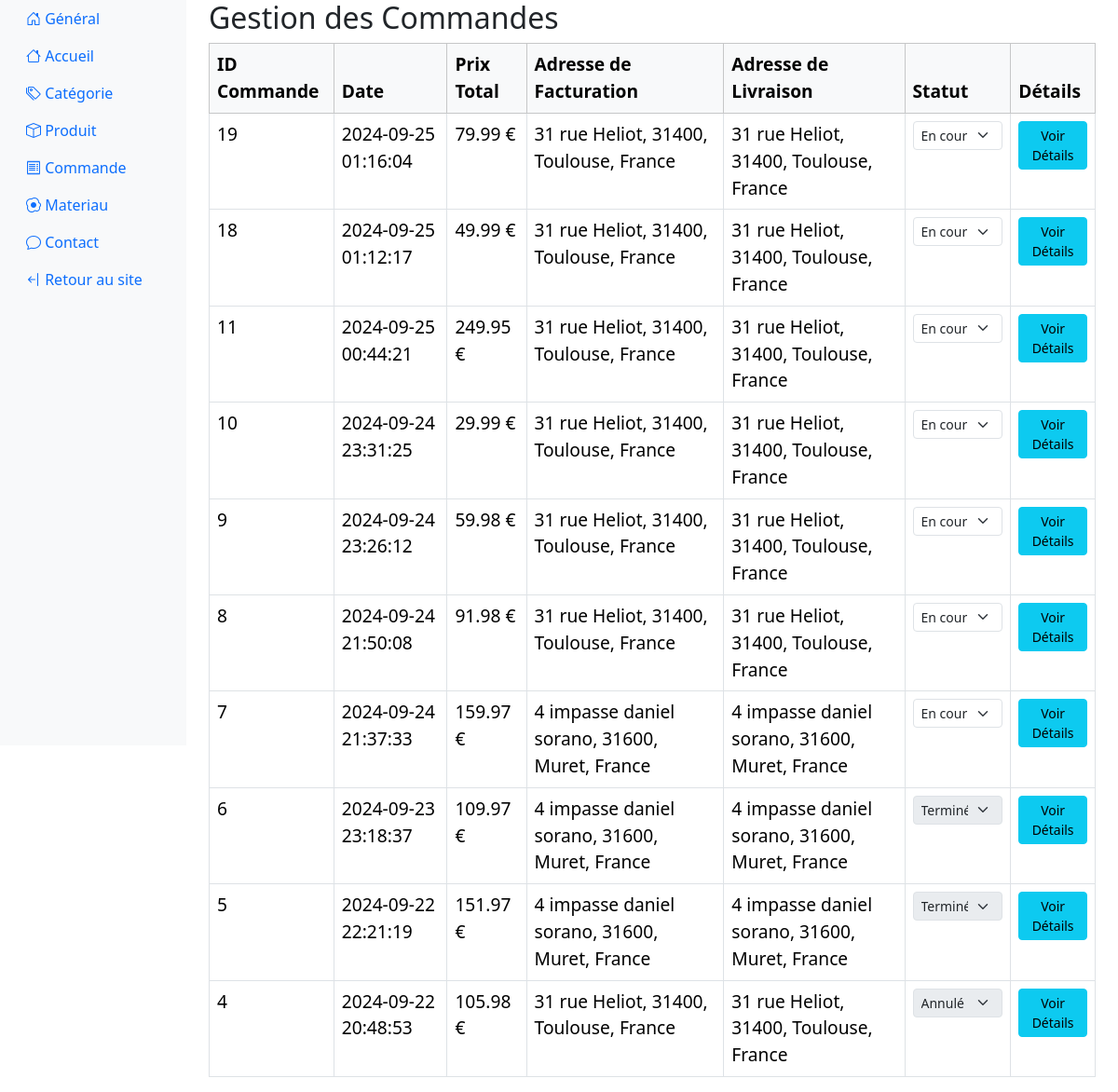
The page /PHP/FrontEnd/BackOffice/backoffice-commande.php (signed in) on the database its author committed.
### tables this page shows
CREATE TABLE `commande` (
  `commande_id` int(11) NOT NULL,
  `commande_etat` varchar(30) NOT NULL DEFAULT 'En cours',
  `commande_date_crea` datetime DEFAULT NULL,
  `commande_date_envoi` datetime DEFAULT NULL,
  `adresse_livraison_id` int(11) NOT NULL,
  `adresse_facturation_id` int(11) NOT NULL,
  `paiement_id` int(11) NOT NULL,
  `utilisateur_id` int(11) NOT NULL
);

### PHP/FrontEnd/BackOffice/backoffice-commande.php (the view, shortened to what this page needs)
<?php
include '../../Fonction/element.php';
$dbh = connexion_bdd();
$sql = "
SELECT
    c.commande_id,
    c.commande_date_crea,
    c.commande_etat,
    SUM(cc.contenu_prix_unite * cc.contenu_quantite) AS total,
    CONCAT(af.adresse_rue, ', ', af.adresse_region, ', ', af.adresse_ville, ', ', af.adresse_pays) AS adresse_facturation,
    CONCAT(al.adresse_rue, ', ', al.adresse_region, ', ', al.adresse_ville, ', ', al.adresse_pays) AS adresse_livraison
FROM
    commande c
JOIN
    contenu_commande cc ON c.commande_id = cc.commande_id
JOIN
    adresse af ON c.adresse_facturation_id = af.adresse_id
JOIN
    adresse al ON c.adresse_livraison_id = al.adresse_id
GROUP BY
    c.commande_id
ORDER BY
    c.commande_date_crea DESC
";
$stmt = $dbh->prepare($sql);
$stmt->execute();
$commandes = $stmt->fetchAll(PDO::FETCH_ASSOC);
?>
<!doctype html>
<html lang="fr">
<head>
</head>
<body>
    <h1 class="h2">Gestion des Commandes</h1>
    <table class="table table-bordered table-hover BO_Tableau">
        <thead class="table-light">
        <tr>
            <th scope="col">ID Commande</th>
            <th scope="col">Date</th>
            <th scope="col">Prix Total</th>
            <th scope="col">Adresse de Facturation</th>
            <th scope="col">Adresse de Livraison</th>
            <th scope="col">Statut</th>
            <th scope="col">Détails</th>
        </tr>
        </thead>
        <tbody>
        <?php foreach ($commandes as $commande): ?>
            <tr>
                <td><?php echo htmlspecialchars($commande['commande_id']); ?></td>
                <td><?php echo htmlspecialchars($commande['commande_date_crea']); ?></td>
                <td><?php echo number_format($commande['total'], 2); ?> €</td>
                <td><?php echo htmlspecialchars($commande['adresse_facturation']); ?></td>
                <td><?php echo htmlspecialchars($commande['adresse_livraison']); ?></td>
                <td>
                    <select class="form-select form-select-sm"
                            onchange="updateCommandeStatut(<?php echo $commande['commande_id']; ?>, this.value)"
                        <?php echo ($commande['commande_etat'] == 'Terminé' || $commande['commande_etat'] == 'Annulé') ? 'disabled' : ''; ?>>
                        <option value="En cours de traitement" <?php echo ($commande['commande_etat'] == 'En cours de traitement') ? 'selected' : ''; ?>>En cours de traitement</option>
                        <option value="Terminé" <?php echo ($commande['commande_etat'] == 'Terminé') ? 'selected' : ''; ?>>Terminé</option>
                        <option value="Annulé" <?php echo ($commande['commande_etat'] == 'Annulé') ? 'selected' : ''; ?>>Annulé</option>
                    </select>
                </td>
                <td>
                    <a href="backoffice-commande-detail.php?id=<?php echo $commande['commande_id']; ?>" class="btn btn-info btn-sm">Voir Détails</a>
                </td>
            </tr>
        <?php endforeach; ?>
        </tbody>
    </table>
</body>
</html>

### rows shown on the page
commande: commande_id "19", commande_date_crea "2024-09-25 01:16:04", total "79.99", adresse_facturation "31 rue Heliot, 31400, Toulouse, France", adresse_livraison "31 rue Heliot, 31400, Toulouse, France", commande_id+commande_etat "En cours de traitement"
commande: commande_id "18", commande_date_crea "2024-09-25 01:12:17", total "49.99", adresse_facturation "31 rue Heliot, 31400, Toulouse, France", adresse_livraison "31 rue Heliot, 31400, Toulouse, France", commande_id+commande_etat "En cours de traitement"
commande: commande_id "11", commande_date_crea "2024-09-25 00:44:21", total "249.95", adresse_facturation "31 rue Heliot, 31400, Toulouse, France", adresse_livraison "31 rue Heliot, 31400, Toulouse, France", commande_id+commande_etat "En cours de traitement"
commande: commande_id "10", commande_date_crea "2024-09-24 23:31:25", total "29.99", adresse_facturation "31 rue Heliot, 31400, Toulouse, France", adresse_livraison "31 rue Heliot, 31400, Toulouse, France", commande_id+commande_etat "En cours de traitement"
commande: commande_id "9", commande_date_crea "2024-09-24 23:26:12", total "59.98", adresse_facturation "31 rue Heliot, 31400, Toulouse, France", adresse_livraison "31 rue Heliot, 31400, Toulouse, France", commande_id+commande_etat "En cours de traitement"
commande: commande_id "8", commande_date_crea "2024-09-24 21:50:08", total "91.98", adresse_facturation "31 rue Heliot, 31400, Toulouse, France", adresse_livraison "31 rue Heliot, 31400, Toulouse, France", commande_id+commande_etat "En cours de traitement"
commande: commande_id "7", commande_date_crea "2024-09-24 21:37:33", total "159.97", adresse_facturation "4 impasse daniel sorano, 31600, Muret, France", adresse_livraison "4 impasse daniel sorano, 31600, Muret, France", commande_id+commande_etat "En cours de traitement"
commande: commande_id "6", commande_date_crea "2024-09-23 23:18:37", total "109.97", adresse_facturation "4 impasse daniel sorano, 31600, Muret, France", adresse_livraison "4 impasse daniel sorano, 31600, Muret, France", commande_etat+commande_id "Terminé"
commande: commande_id "5", commande_date_crea "2024-09-22 22:21:19", total "151.97", adresse_facturation "4 impasse daniel sorano, 31600, Muret, France", adresse_livraison "4 impasse daniel sorano, 31600, Muret, France", commande_etat+commande_id "Terminé"
commande: commande_id "4", commande_date_crea "2024-09-22 20:48:53", total "105.98", adresse_facturation "31 rue Heliot, 31400, Toulouse, France", adresse_livraison "31 rue Heliot, 31400, Toulouse, France", commande_etat+commande_id "Annulé"
